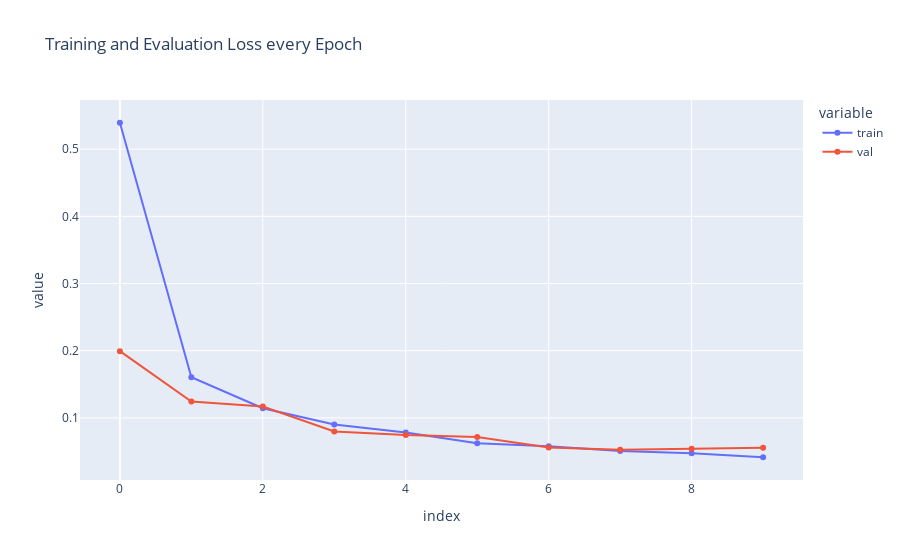

Notebook source saved alongside this figure:
### Code cell
loss = pd.DataFrame({'train': history.history['loss'], 'val': history.history['val_loss']})

fig = px.line(loss, x=loss.index, y=loss.columns[0::], title='Training and Evaluation Loss every Epoch', markers=True)
fig.show()

### Figure 1 — Plotly figure (JSON) as saved in the notebook; plotly's stock layout.template omitted (floating-point values rounded to 4 significant figures)
{"data": [{"hovertemplate": "variable=train<br>index=%{x}<br>value=%{y}<extra></extra>", "legendgroup": "train", "line": {"color": "#636efa", "dash": "solid"}, "marker": {"symbol": "circle"}, "mode": "markers+lines", "name": "train", "orientation": "v", "showlegend": true, "x": [0, 1, 2, 3, 4, 5, 6, 7, 8, 9], "xaxis": "x", "y": [0.5393, 0.1606, 0.1143, 0.09007, 0.0783, 0.06248, 0.05765, 0.05094, 0.04736, 0.04146], "yaxis": "y", "type": "scatter"}, {"hovertemplate": "variable=val<br>index=%{x}<br>value=%{y}<extra></extra>", "legendgroup": "val", "line": {"color": "#EF553B", "dash": "solid"}, "marker": {"symbol": "circle"}, "mode": "markers+lines", "name": "val", "orientation": "v", "showlegend": true, "x": [0, 1, 2, 3, 4, 5, 6, 7, 8, 9], "xaxis": "x", "y": [0.1993, 0.1244, 0.1169, 0.07993, 0.07445, 0.07146, 0.05593, 0.05265, 0.05408, 0.0556], "yaxis": "y", "type": "scatter"}], "layout": {"xaxis": {"anchor": "y", "domain": [0, 1], "title": {"text": "index"}, "type": "linear", "range": [-0.5466, 9.547], "autorange": true}, "yaxis": {"anchor": "x", "domain": [0, 1], "title": {"text": "value"}, "type": "linear", "range": [0.004992, 0.5758], "autorange": true}, "legend": {"title": {"text": "variable"}, "tracegroupgap": 0}, "title": {"text": "Training and Evaluation Loss every Epoch"}, "autosize": true}}
